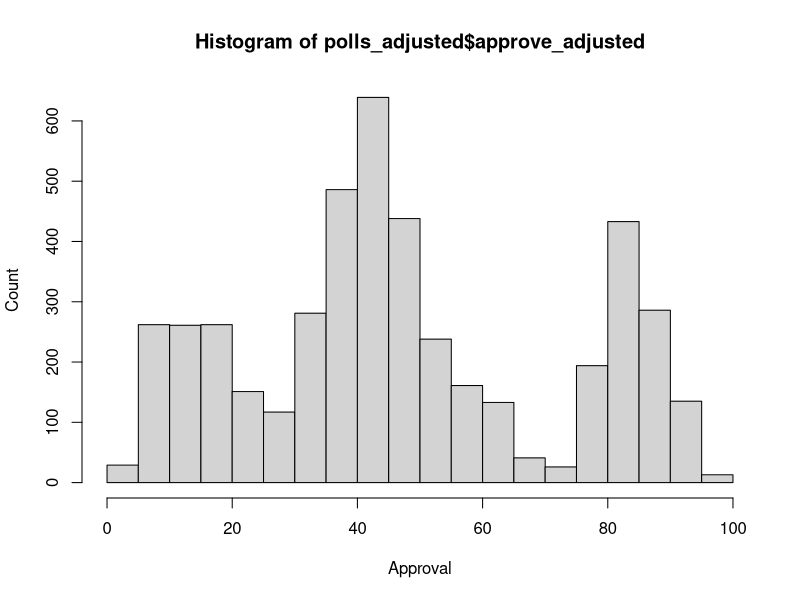

Recreate this plot in R.
library(tidyverse)

polls_adjusted <- read_csv("covid_approval_polls_adjusted.csv")

#1
#a
polls_adjusted <- polls_adjusted |>
  group_by(subject) |>
  mutate(average_approval = mean(approve_adjusted, na.rm = TRUE))

#b
hist(polls_adjusted$approve_adjusted, xlab = "Approval", ylab= "Count")
theme_minimal()

#c